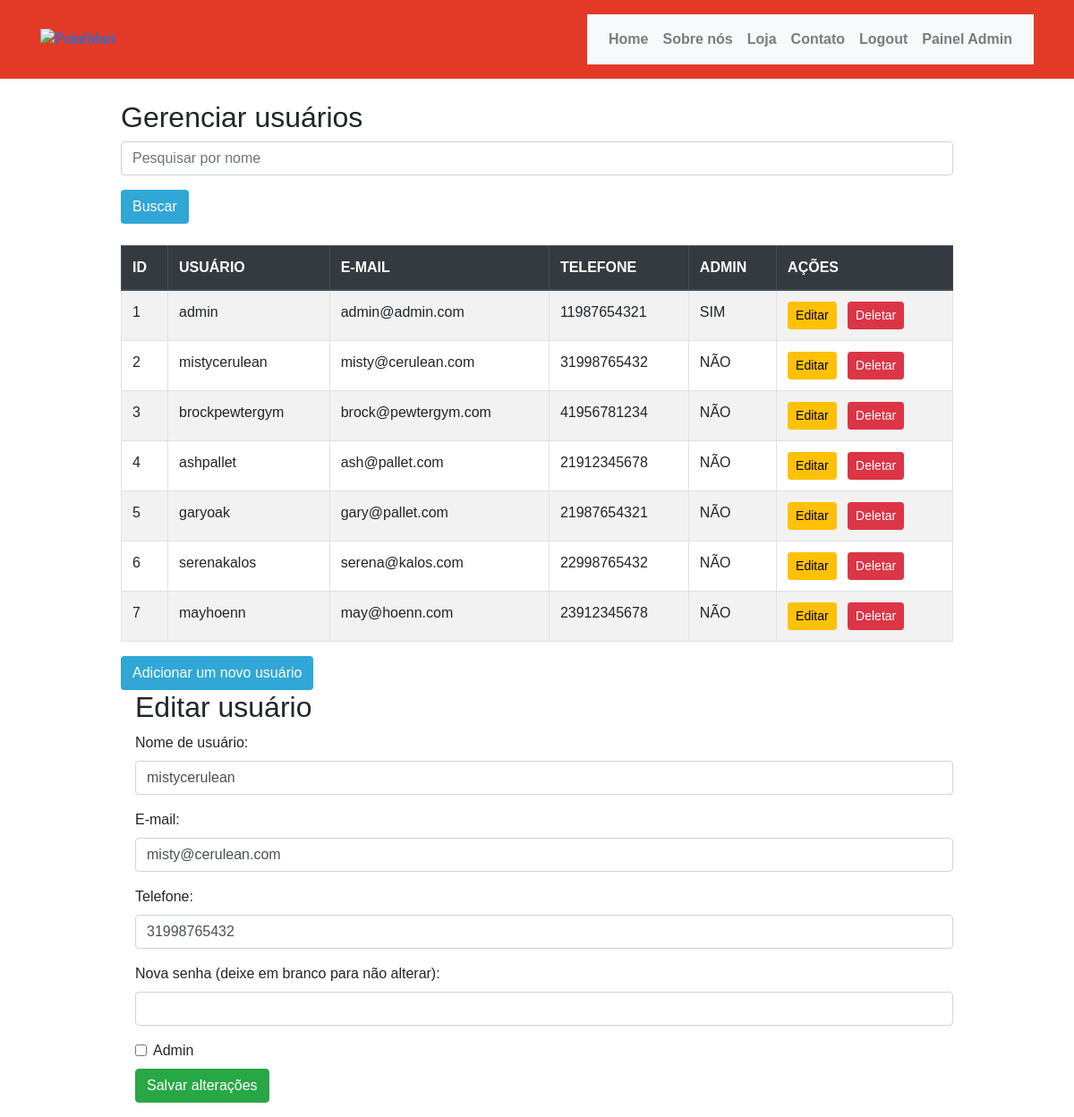
Page /users.php?action=edit&id=2 (signed in) on the committed database.
### tables this page shows
CREATE TABLE IF NOT EXISTS `users` (
  `id` int(11) NOT NULL AUTO_INCREMENT,
  `username` varchar(50) NOT NULL DEFAULT '0',
  `email` varchar(50) NOT NULL DEFAULT '0',
  `password` varchar(250) NOT NULL DEFAULT '0',
  `admin` tinyint(4) NOT NULL DEFAULT 0,
  `telefone` varchar(20) NOT NULL DEFAULT '0',
  PRIMARY KEY (`id`)
);

### users.php (the view, shortened to what this page needs)
<?php
include "admin/db.class.php";
include "header.php";
$db = new db('users');
$db->checkLogin();
$db->checkAdminLogin();
$conn = $db->conn();
if (isset($_GET['id']) && isset($_GET['action']) && $_GET['action'] == 'edit') {
    $userId = $_GET['id'];
    $stmt = $conn->prepare("SELECT * FROM users WHERE id = ?");
    $stmt->execute([$userId]);
    $user = $stmt->fetch(PDO::FETCH_ASSOC);
}
$stmt = $conn->query("SELECT * FROM users");
$users = $stmt->fetchAll(PDO::FETCH_ASSOC);
$search = isset($_POST['search']) ? $_POST['search'] : '';
if ($search) {
    $stmt = $conn->prepare("SELECT * FROM users WHERE LOWER(username) LIKE LOWER(?)");
    $stmt->execute(['%' . $search . '%']);
} else {
    $stmt = $conn->query("SELECT * FROM users");
}
$users = $stmt->fetchAll(PDO::FETCH_ASSOC);
?>
<div class="container" style="max-width: 80vw; margin: 0 auto;">
    <h2 class="mt-4">Gerenciar usuários</h2>
    <form action="users.php" method="post" class="mb-4">
        <div class="form-group">
            <input type="text" name="search" class="form-control" placeholder="Pesquisar por nome"
                value="<?= isset($_POST['search']) ? $_POST['search'] : ''; ?>">
        </div>
        <button type="submit" class="btn" style="background-color: #30A7D6; color: white;">Buscar</button>
    </form>
    <table class="table table-striped table-bordered table-hover">
        <thead class="thead-dark">
            <tr>
                <th>ID</th>
                <th>USUÁRIO</th>
                <th>E-MAIL</th>
                <th>TELEFONE</th>
                <th>ADMIN</th>
                <th>AÇÕES</th>
            </tr>
        </thead>
        <tbody>
            <?php foreach ($users as $u): ?>
                <tr>
                    <td><?= $u['id']; ?></td>
                    <td><?= $u['username']; ?></td>
                    <td><?= $u['email']; ?></td>
                    <td><?= $u['telefone']; ?></td>
                    <td><?= $u['admin'] ? 'SIM' : 'NÃO'; ?></td>
                    <td>
                        <a href="users.php?action=edit&id=<?= $u['id']; ?>" class="btn btn-warning btn-sm mr-2"
                            style="color: black;">Editar</a>
                        <a href="users.php?action=delete&id=<?= $u['id']; ?>" class="btn btn-danger btn-sm"
                            style="color: white;" onclick="return confirmDelete()">Deletar</a>
                    </td>
                </tr>
            <?php endforeach; ?>
        </tbody>
    </table>
    <a href="users.php?action=add" class="btn" style="background-color: #30A7D6; color: white;">Adicionar um novo
        usuário</a>
    <?php if (isset($_GET['action']) && $_GET['action'] == 'edit' && isset($user)): ?>
        <div class="ml-3 mb-3">
            <h2>Editar usuário</h2>
            <form action="users.php" method="POST">
                <div class="form-group">
                    <label for="username">Nome de usuário:</label>
                    <input type="text" class="form-control" id="username" name="username" value="<?= $user['username']; ?>"
                        required>
                </div>
                <div class="form-group">
                    <label for="email">E-mail:</label>
                    <input type="email" class="form-control" id="email" name="email" value="<?= $user['email']; ?>"
                        required>
                </div>
                <div class="form-group">
                    <label for="telefone">Telefone:</label>
                    <input type="text" class="form-control" id="telefone" name="telefone" value="<?= $user['telefone']; ?>"
                        required>
                </div>
                <div class="form-group">
                    <label for="password">Nova senha (deixe em branco para não alterar):</label>
                    <input type="password" class="form-control" id="password" name="password">
                </div>
                <div class="form-check">
                    <input type="checkbox" class="form-check-input" id="admin" name="admin" <?= $user['admin'] ? 'checked' : ''; ?>>
                    <label class="form-check-label" for="admin">Admin</label>
                </div>
                <button type="submit" class="btn btn-success mt-2" name="edit_user">Salvar alterações</button>
            </form>
        </div>
    <?php endif; ?>
</div>

### stylesheet.css (style rules this page uses)
* { font-family: Arial, Helvetica, sans-serif; }
html, body { height: 100%; margin: 0; display: flex; flex-direction: column; }
.container { flex-grow: 1; }

### rows in the picture
users: id "1", username "admin", email "admin@admin.com", telefone "11987654321", admin "SIM"
users: id "2", username "mistycerulean", email "misty@cerulean.com", telefone "31998765432", shows "NÃO"
users: id "3", username "brockpewtergym", email "brock@pewtergym.com", telefone "41956781234", admin "NÃO"
users: id "4", username "ashpallet", email "ash@pallet.com", telefone "21912345678", admin "NÃO"
users: id "5", username "garyoak", email "gary@pallet.com", telefone "21987654321", admin "NÃO"
users: id "6", username "serenakalos", email "serena@kalos.com", telefone "22998765432", admin "NÃO"
users: id "7", username "mayhoenn", email "may@hoenn.com", telefone "23912345678", admin "NÃO"
